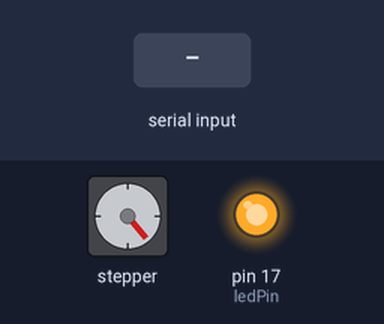
Bench run of a sketch on a simulated Arduino Mega 2560, built with avr-gcc and run on an emulated ATmega2560. Shown: stepper motor, output pins drawn as LEDs (lit = HIGH). Wiring (inferred from the names in the program): stepper motor (2048 steps per turn assumed): coils pin 23, pin 25, pin 24, pin 26. The inputs (shaded band) are chosen by the test bench. Pins used as bus, display or sensor lines are not drawn.

Above: at 7.8 s.
7.9 s: "1" received over Serial
At 8.35 s:
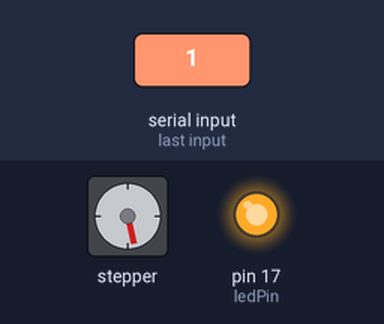
At 9.8 s:
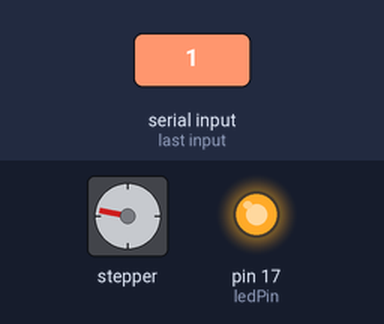
10.9 s: "0" received over Serial
At 16.7 s:
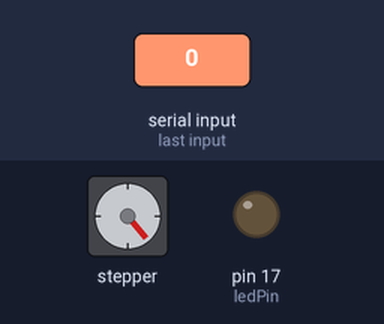
Timing chart, 0 to 18.2 s (numbered marks = the images above; inputs shaded):
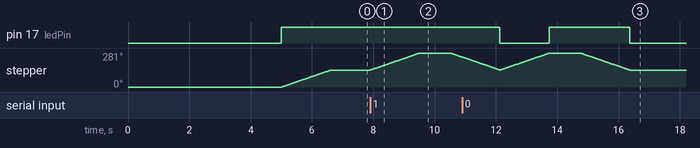

Measured:
- after the input at 7.9 s, stepper: turns 141° clockwise in 1.6 s, then 33° counter-clockwise in 0.37 s

The sketch:

ARDUINO_CODE.ino
```cpp
// Pin connections
const int motorPin1 = 23;   // IN1 of ULN2003A
const int motorPin2 = 24;   // IN2 of ULN2003A
const int motorPin3 = 25;   // IN3 of ULN2003A
const int motorPin4 = 26;   // IN4 of ULN2003A
char receivedChar;

const int ledPin = 17;     // Pin for the red LED

const int stepsPerRevolution = 200;  // Number of steps per revolution for the stepper motor
const int speedDelay = 2;            // Delay between steps (higher value slows down the motor)

void setup() {
  // Set motor pins as outputs
  pinMode(motorPin1, OUTPUT);
  pinMode(motorPin2, OUTPUT);
  pinMode(motorPin3, OUTPUT);
  pinMode(motorPin4, OUTPUT);

  // Set LED pin as output
  pinMode(ledPin, OUTPUT);

  // Start serial communication
  Serial.begin(9600);
  delay(5000);
  digitalWrite(ledPin,HIGH);
  rotateClockwise(1);
}

void loop() {
  // Check if a character is available from the serial port
  if (Serial.available()) {
    char receivedChar = Serial.read();

    // Check if the received character is 'L'
    if (receivedChar='L') {
      // Activate the stepper motor and LED
      rotateClockwise(1);
      digitalWrite(ledPin,HIGH);

      // Delay for 2 seconds
      delay(1000);

      // Deactivate the stepper motor and LED
      rotateCounterClockwise(1);
      digitalWrite(ledPin, LOW);
    }
  }
}

// Function to rotate the motor clockwise
void rotateClockwise(float revolutions) {
  int stepsToMove = stepsPerRevolution * revolutions;

  for (int i = 0; i < stepsToMove; i++) {
    // Step sequence for clockwise rotation
    digitalWrite(motorPin1, HIGH);
    digitalWrite(motorPin2, LOW);
    digitalWrite(motorPin3, HIGH);
    digitalWrite(motorPin4, LOW);
    delay(speedDelay);

    digitalWrite(motorPin1, LOW);
    digitalWrite(motorPin2, HIGH);
    digitalWrite(motorPin3, HIGH);
    digitalWrite(motorPin4, LOW);
    delay(speedDelay);

    digitalWrite(motorPin1, LOW);
    digitalWrite(motorPin2, HIGH);
    digitalWrite(motorPin3, LOW);
    digitalWrite(motorPin4, HIGH);
    delay(speedDelay);

    digitalWrite(motorPin1, HIGH);
    digitalWrite(motorPin2, LOW);
    digitalWrite(motorPin3, LOW);
    digitalWrite(motorPin4, HIGH);
    delay(speedDelay);
  }
}

// Function to rotate the motor counterclockwise
void rotateCounterClockwise(float revolutions) {
  int stepsToMove = stepsPerRevolution * revolutions;

  for (int i = 0; i < stepsToMove; i++) {
    // Step sequence for counterclockwise rotation
    digitalWrite(motorPin1, HIGH);
    digitalWrite(motorPin2, LOW);
    digitalWrite(motorPin3, LOW);
    digitalWrite(motorPin4, HIGH);
    delay(speedDelay);

    digitalWrite(motorPin1, LOW);
    digitalWrite(motorPin2, HIGH);
    digitalWrite(motorPin3, LOW);
    digitalWrite(motorPin4, HIGH);
    delay(speedDelay);

    digitalWrite(motorPin1, LOW);
    digitalWrite(motorPin2, HIGH);
    digitalWrite(motorPin3, HIGH);
    digitalWrite(motorPin4, LOW);
    delay(speedDelay);

    digitalWrite(motorPin1, HIGH);
    digitalWrite(motorPin2, LOW);
    digitalWrite(motorPin3, HIGH);
    digitalWrite(motorPin4, LOW);
    delay(speedDelay);
  }
}
```
